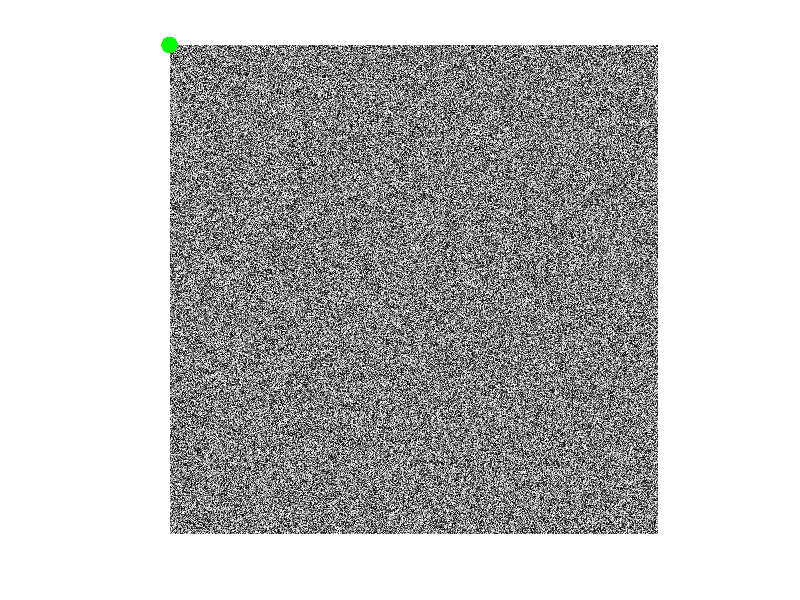

The MATLAB source for this figure: (Note: this script raises an error after producing the figure.)
function makeLEDTrackPlot

%% 
load('TrackedLED.mat');
fileNameTplt = './trial4/IR/Unit%1d-Samp%02d.bmp';
sampRange = [45, 62];

figure(1); clf;
h = imshow(rand(2048), 'Border','tight'); hold on;
hD = plot(0,0,'g.','MarkerSize',36);

for i = sampRange(1):sampRange(2)
    for j = 0:2
        im = imread(sprintf(fileNameTplt, j, i));
        h.CData = double(im) / 255;
        hD.XData = trackedLED(j+1).Centroid(i,1);
        hD.YData = trackedLED(j+1).Centroid(i,2);
        pause(0.08);
        print(sprintf('Plot_Unit%1d-Samp%02d.png', j, i),'-dpng');
    end
end